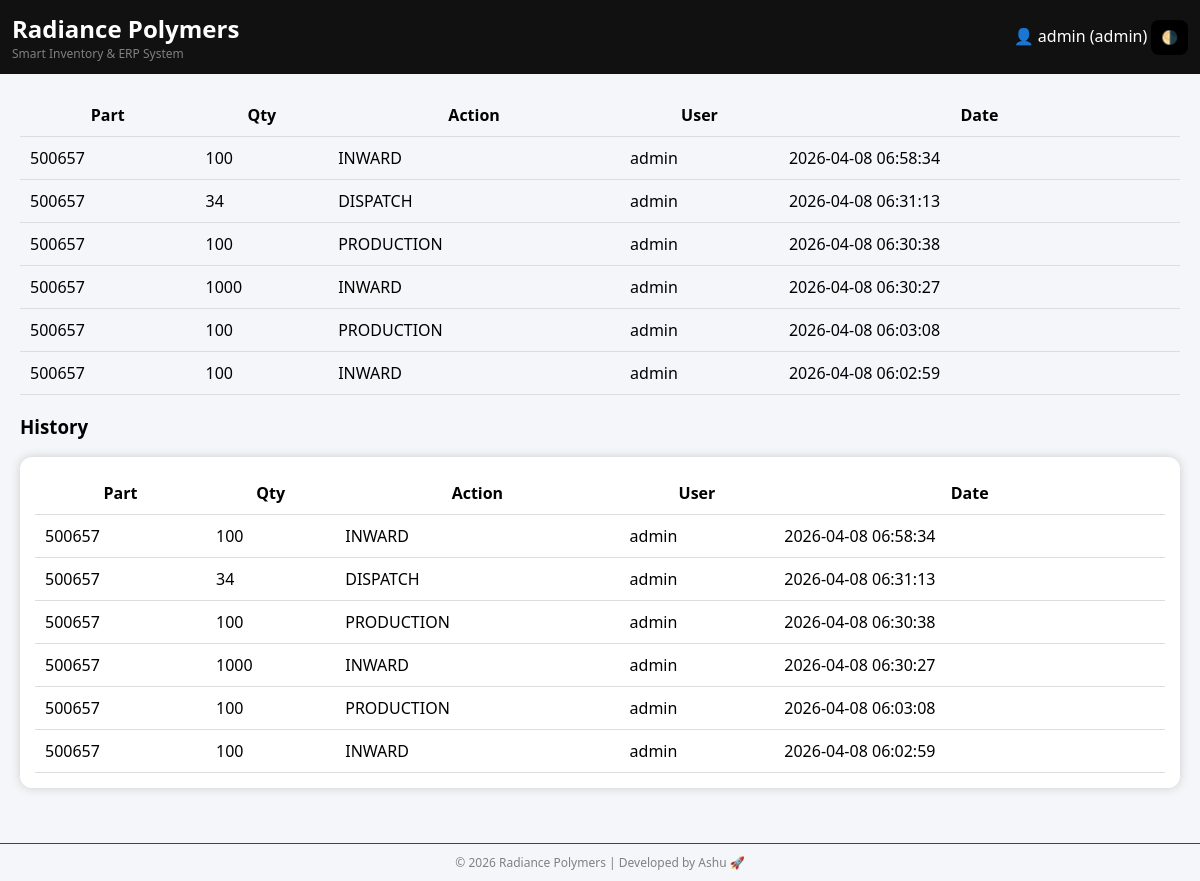
Screenshot of /history (signed in) with the database file from the repository.
### tables this page shows
CREATE TABLE history(
    id INTEGER PRIMARY KEY, part TEXT, qty INTEGER, action TEXT, user TEXT, date TIMESTAMP DEFAULT CURRENT_TIMESTAMP);

### app.py (the view)
@app.route('/history')
def history():
    conn = get_db()
    cur = conn.cursor()
    cur.execute("SELECT * FROM history ORDER BY date DESC")
    data = cur.fetchall()
    conn.close()
    return render_template("history.html", data=data)

### app.py (called while the page is built)
def get_db():
    conn = sqlite3.connect("erp.db", check_same_thread=False)
    conn.row_factory = sqlite3.Row
    return conn

### templates/history.html
{% extends 'base.html' %}
{% block content %}
{% if data and data|length > 0 %}
<table>
<tr>
<th>Part</th><th>Qty</th><th>Action</th><th>User</th><th>Date</th>
</tr>
{% for i in data %}
<tr>
<td>{{ i['part'] }}</td>
<td>{{ i['qty'] }}</td>
<td>{{ i['action'] }}</td>
<td>{{ i['user'] }}</td>
<td>{{ i['date'] }}</td>
</tr>
{% endfor %}
</table>
{% else %}
<p>No data found</p>
{% endif %}
<h3>History</h3>
<div class="card">
<table>
<tr><th>Part</th><th>Qty</th><th>Action</th><th>User</th><th>Date</th></tr>
{% for i in data %}
<tr>
<td>{{ i['part'] }}</td>
<td>{{ i['qty'] }}</td>
<td>{{ i['action'] }}</td>
<td>{{ i['user'] }}</td>
<td>{{ i['date'] }}</td>
</tr>
{% endfor %}
</table>
</div>
{% endblock %}

### templates/base.html (style rules this page uses)
body { margin: 0; font-family: 'Segoe UI', sans-serif; transition: 0.3s; }
body.light { background: #f4f6f9; color: #000; }
.card { padding: 15px; border-radius: 12px; margin-bottom: 15px; }
body.light .card { background:white; box-shadow:0 0 10px #ccc; }
table { width:100%; border-collapse:collapse; }
th, td { padding:10px; border-bottom:1px solid #ddd; }

### rows the page displays
history: part "500657", qty "100", action "INWARD", user "admin", date "2026-04-08 06:58:34"
history: part "500657", qty "34", action "DISPATCH", user "admin", date "2026-04-08 06:31:13"
history: part "500657", qty "100", action "PRODUCTION", user "admin", date "2026-04-08 06:30:38"
history: part "500657", qty "1000", action "INWARD", user "admin", date "2026-04-08 06:30:27"
history: part "500657", qty "100", action "PRODUCTION", user "admin", date "2026-04-08 06:03:08"
history: part "500657", qty "100", action "INWARD", user "admin", date "2026-04-08 06:02:59"

### other values shown
{{ session.get('user') }} "admin"
{{ session.get('role') }} "admin"
